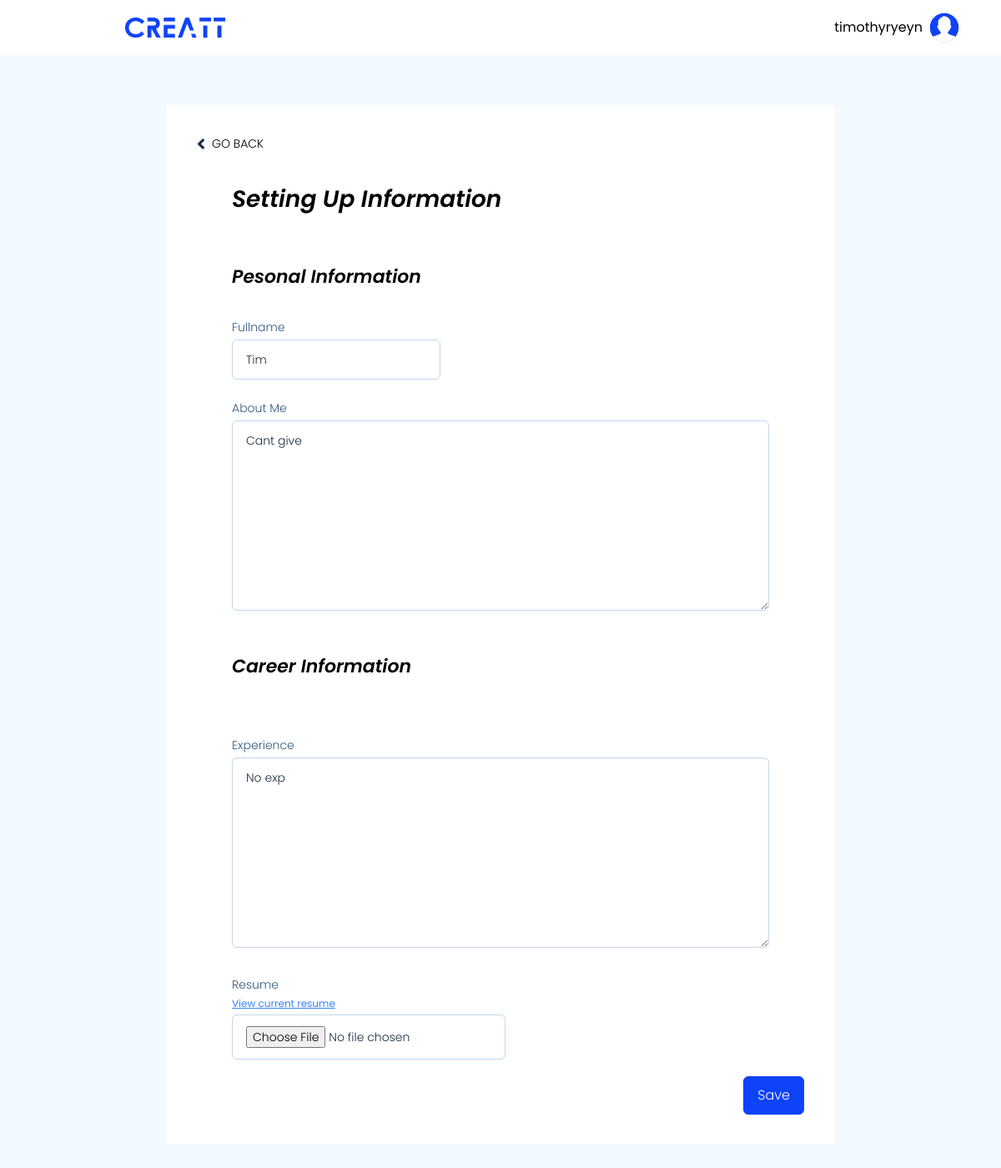
The page /profile/edit/ (signed in) on the database as committed earlier.
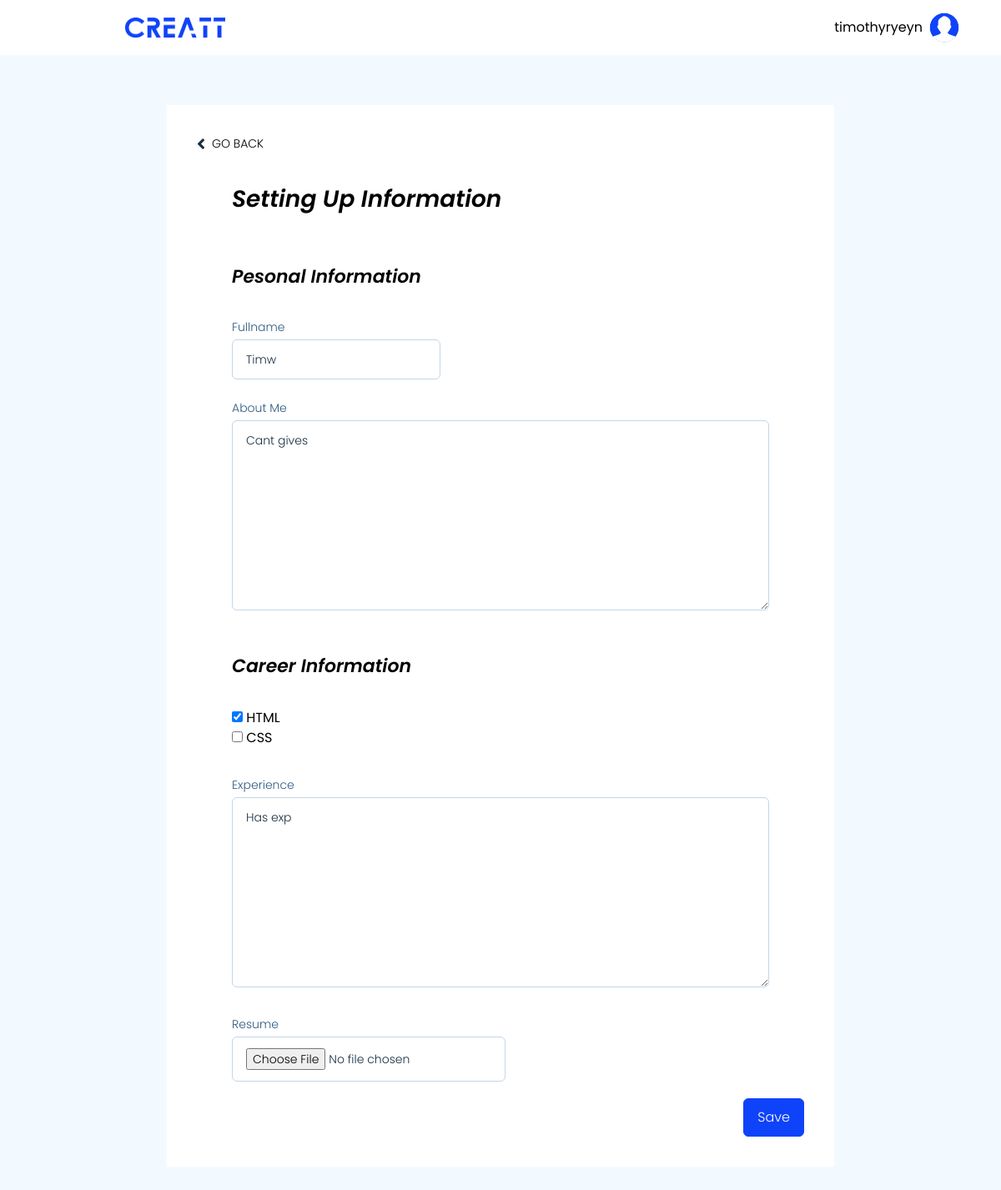
The same page on the database as committed later.
### job_portal/models.py (models this page shows, shortened)
class Seeker(models.Model):
    full_name = models.CharField(max_length=255, default=None, blank=True, null=True)
    experience = models.TextField(default=None, blank=True, null=True)
    about_me = models.TextField(default=None, blank=True, null=True)
    resume = models.FileField(default=None, blank=True, null=True, upload_to='documents/%Y/%m/%d')
    user = models.OneToOneField(User, on_delete=models.CASCADE)

### users/views.py (the view, shortened to what this page needs)
# urls.py: path('profile/edit/', user_views.editProfile, name='profile.edit'),
def editProfile(request):
    if not request.user.is_authenticated: return redirect(settings.LOGIN_URL)
    seekerForm = SeekerForm()
    providerForm = ProviderForm()
    seeker = None
    seekerResumeUrl = None
    provider = None
    if getattr(request.user, 'provider', None) is not None:
        provider = request.user.provider
        if request.method == 'POST':
            providerForm = ProviderForm(instance=provider, data=request.POST)
            if providerForm.is_valid():
                providerForm.save()
                return redirect('profile')
        providerForm = ProviderForm(
            initial={
                'name': provider.name,
                'city': provider.city,
                'about': provider.about,
                'country': provider.country,
            }
        )
    else:
        seeker = request.user.seeker
        if seeker.resume:
            seekerResumeUrl = seeker.resume.url
        seekerForm = SeekerForm(
            initial={
                'full_name': seeker.full_name,
                'about_me': seeker.about_me,
                'experience': seeker.experience,
                'seekerskill': [
                    skill for skill in Seeker.objects.filter(user_id=request.user.id).first().seekerskill_set.all().values_list("skill_id", flat=True)
                ]
            }
        )
    return render(
        request,
        'users/pages/edit-profile.html',
        {
            'providerForm': providerForm,
            'seekerForm': seekerForm,
            'seekerResumeUrl': seekerResumeUrl,
        }
    )

### users/forms.py
class ProviderForm(forms.ModelForm):
    class Meta:
        model = Provider
        fields = ['name', 'about', 'city', 'country']
        widgets = {
            'name': forms.TextInput(attrs={'placeholder': 'Enter name', 'class': 'input-1px w-[250px]'}),
            'city': forms.TextInput(attrs={'placeholder': 'Enter city', 'class': 'input-1px w-[250px]'}),
            'country': forms.TextInput(attrs={'placeholder': 'Enter country', 'class': 'input-1px w-[250px]'}),
            'about': forms.Textarea(attrs={'placeholder': 'Enter about', 'class': 'input-1px'}),
        }

class SeekerForm(forms.ModelForm):
    class Meta:
        model = Seeker
        fields = ['full_name', 'about_me', 'experience', 'resume']
        widgets = {
            'full_name': forms.TextInput(attrs={'placeholder': 'Enter name', 'class': 'input-1px w-[250px]'}),
            'about_me': forms.Textarea(attrs={'placeholder': 'Enter about', 'class': 'input-1px'}),
            'experience': forms.Textarea(attrs={'placeholder': 'Enter about', 'class': 'input-1px'}),
            'resume': forms.FileInput(attrs={'class': 'input-1px w-max'}),
        }
    seekerskill = forms.ModelMultipleChoiceField(queryset=Skill.objects.all(), widget=forms.CheckboxSelectMultiple)

### job_portal/models.py (called while the page is built)
    def __str__(self):
        return self.name

### users/templates/users/pages/edit-profile.html (shortened to what this page needs)
{% extends "job_portal/base.html" %}
{% block content %}
{% load static %}
<body class="flex flex-col bg-very-pale-blue">
    <nav class="flex-shrink-0 flex justify-between items-center bg-white py-[15px] pl-[150px] pr-[50px]">
        <a href="{% url 'job_portal-home' %}"><img src="{% static 'assets/logo-blue.png' %}" alt=""
                class="w-[120px] h-[25px]"></a>
        <div x-data="{ show: false }" class="relative">
            <div class="inline-flex items-center gap-x-2">
                <div class="flex flex-col items-end">
                    <span>{{ user.username }}</span>
                </div>
                <img src="{% static 'assets/profile.svg' %}" alt="" class="w-[36px] h-[36px]" @click="show = ! show">
            </div>
        </div>
    </nav>
    <main class="flex flex-col gap-y-[44px] flex-grow px-[200px] py-[60px]">
        <section class="flex-grow flex flex-col gap-y-[55px] bg-white min-h-[400px] p-[36px]">
            <div class="flex-shrink-0 flex flex-col gap-y-[36px]">
                <div class="flex justify-between items-start">
                    <a href="{% url 'profile' %}" class="flex items-center gap-x-2">
                        <span><img src="{% static 'assets/chevron-left.svg' %}" alt=""></span>
                        <span class="uppercase text-sm font-light">Go Back</span>
                    </a>
                </div>
                <div class="text-[28px] font-semibold italic ml-[42px]">Setting Up Information</div>
            </div>
            <form class="flex flex-col gap-y-[20px]" method="POST" enctype="multipart/form-data">
                {% if user.seeker %}
                <div class="flex flex-col gap-y-[50px] px-[42px]">
                    <div class="flex flex-col gap-y-[34px]">
                        <div class="text-[22px] font-semibold italic">Pesonal Information</div>
                        <div class="flex flex-col gap-y-[24px]">
                            <div class="flex flex-col gap-y-[5px]">
                                <span class="label">Fullname</span>
                                {{ seekerForm.full_name }}
                            </div>
                            <div class="flex flex-col gap-y-[5px]">
                                <span class="label">About Me</span>
                                {{ seekerForm.about_me }}
                            </div>
                        </div>
                    </div>
                    <div class="flex flex-col gap-y-[34px]">
                        <div class="text-[22px] font-semibold italic">Career Information</div>
                        <div class="flex flex-col gap-y-[5px]">
                            {{ seekerForm.seekerskill }}
                        </div>
                        <div class="flex flex-col gap-y-[5px]">
                            <span class="label">Experience</span>
                            {{ seekerForm.experience }}
                        </div>
                        <div class="flex flex-col gap-y-[5px]">
                            <span class="label">Resume</span>
                            {% if seekerResumeUrl %}
                            <a href="{{ seekerResumeUrl }}" class="text-xs text-blue-500 underline">View current
                                resume</a>
                            {% endif %}
                            {{ seekerForm.resume }}
                        </div>
                    </div>
                </div>
                {% endif %}
                <button class="btn self-end" type="submit" value="submit">Save</button>
            </form>
        </section>
    </main>
</body>
{% endblock %}

### job_portal/templates/job_portal/base.html (shortened to what this page needs)
<!DOCTYPE html>
<html lang="en">
    <head>
        <script src="https://cdn.tailwindcss.com/?plugins=typography"></script>
    </head>
    {% block content %}{% endblock %}
</html>

### job_portal/templates/job_portal/base.html (style rules this page uses)
.btn { @apply font-light text-[16px] text-white bg-vivid-blue rounded-md border border-vivid-blue py-[10px] px-[16px]; }
.input-1px { @apply text-sm font-light text-very-dark-blue placeholder-light-grayish-blue py-[13px] px-[16px] rounded-md border border-light-grayish-blue focus:outline-none focus:border-slightly-desaturated-blue; }
.label { @apply text-sm font-light text-dark-moderate-blue; }

Rows that differ between the two databases and show on the page:
changed Seeker: full_name "Tim" → "Timw"; about_me "Cant give" → "Cant gives"; experience "No exp" → "Has exp"
Other text that changed with them:
form field seekerskill: (not shown) → "☑ ☐"
text no longer shown: "View current resume"
text now shown: "HTML CSS"
